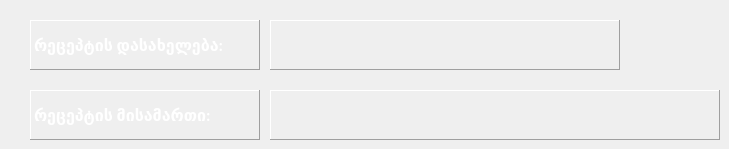
      <widget class="QWidget" name="most_servings_recipe_page">
       <widget class="QLabel" name="label_20">
        <property name="geometry">
         <rect>
          <x>30</x>
          <y>20</y>
          <width>230</width>
          <height>50</height>
         </rect>
        </property>
        <property name="font">
         <font>
          <family>Calibri</family>
          <pointsize>12</pointsize>
          <weight>75</weight>
          <bold>true</bold>
         </font>
        </property>
        <property name="styleSheet">
         <string notr="true">color: white;</string>
        </property>
        <property name="frameShape">
         <enum>QFrame::Panel</enum>
        </property>
        <property name="frameShadow">
         <enum>QFrame::Raised</enum>
        </property>
        <property name="text">
         <string>რეცეპტის დასახელება:</string>
        </property>
       </widget>
       <widget class="QLabel" name="recipe_name_stats_label">
        <property name="geometry">
         <rect>
          <x>270</x>
          <y>20</y>
          <width>350</width>
          <height>50</height>
         </rect>
        </property>
        <property name="font">
         <font>
          <family>Calibri</family>
          <pointsize>12</pointsize>
         </font>
        </property>
        <property name="styleSheet">
         <string notr="true">color: white;</string>
        </property>
        <property name="frameShape">
         <enum>QFrame::Panel</enum>
        </property>
        <property name="frameShadow">
         <enum>QFrame::Raised</enum>
        </property>
        <property name="text">
         <string/>
        </property>
       </widget>
       <widget class="QLabel" name="label_22">
        <property name="geometry">
         <rect>
          <x>30</x>
          <y>90</y>
          <width>230</width>
          <height>50</height>
         </rect>
        </property>
        <property name="font">
         <font>
          <family>Calibri</family>
          <pointsize>12</pointsize>
          <weight>75</weight>
          <bold>true</bold>
         </font>
        </property>
        <property name="styleSheet">
         <string notr="true">color: white;</string>
        </property>
        <property name="frameShape">
         <enum>QFrame::Panel</enum>
        </property>
        <property name="frameShadow">
         <enum>QFrame::Raised</enum>
        </property>
        <property name="text">
         <string>რეცეპტის მისამართი:</string>
        </property>
       </widget>
       <widget class="QLabel" name="recipe_url_stats_label">
        <property name="geometry">
         <rect>
          <x>270</x>
          <y>90</y>
          <width>450</width>
          <height>50</height>
         </rect>
        </property>
        <property name="font">
         <font>
          <family>Calibri</family>
          <pointsize>12</pointsize>
         </font>
        </property>
        <property name="styleSheet">
         <string notr="true">color: white;</string>
        </property>
        <property name="frameShape">
         <enum>QFrame::Panel</enum>
        </property>
        <property name="frameShadow">
         <enum>QFrame::Raised</enum>
        </property>
        <property name="text">
         <string/>
        </property>
       </widget>
      </widget>
